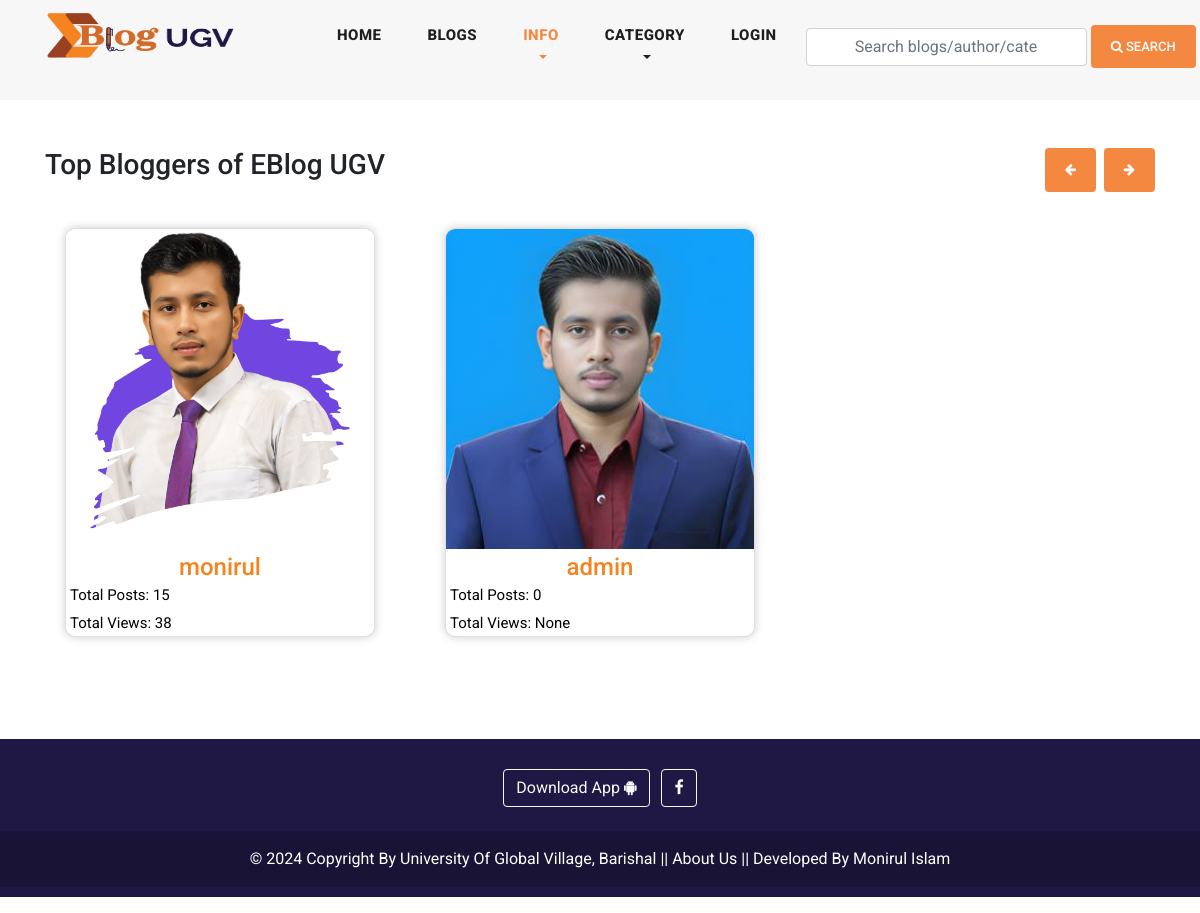
Before: /top-bloggers/ with the older database file.
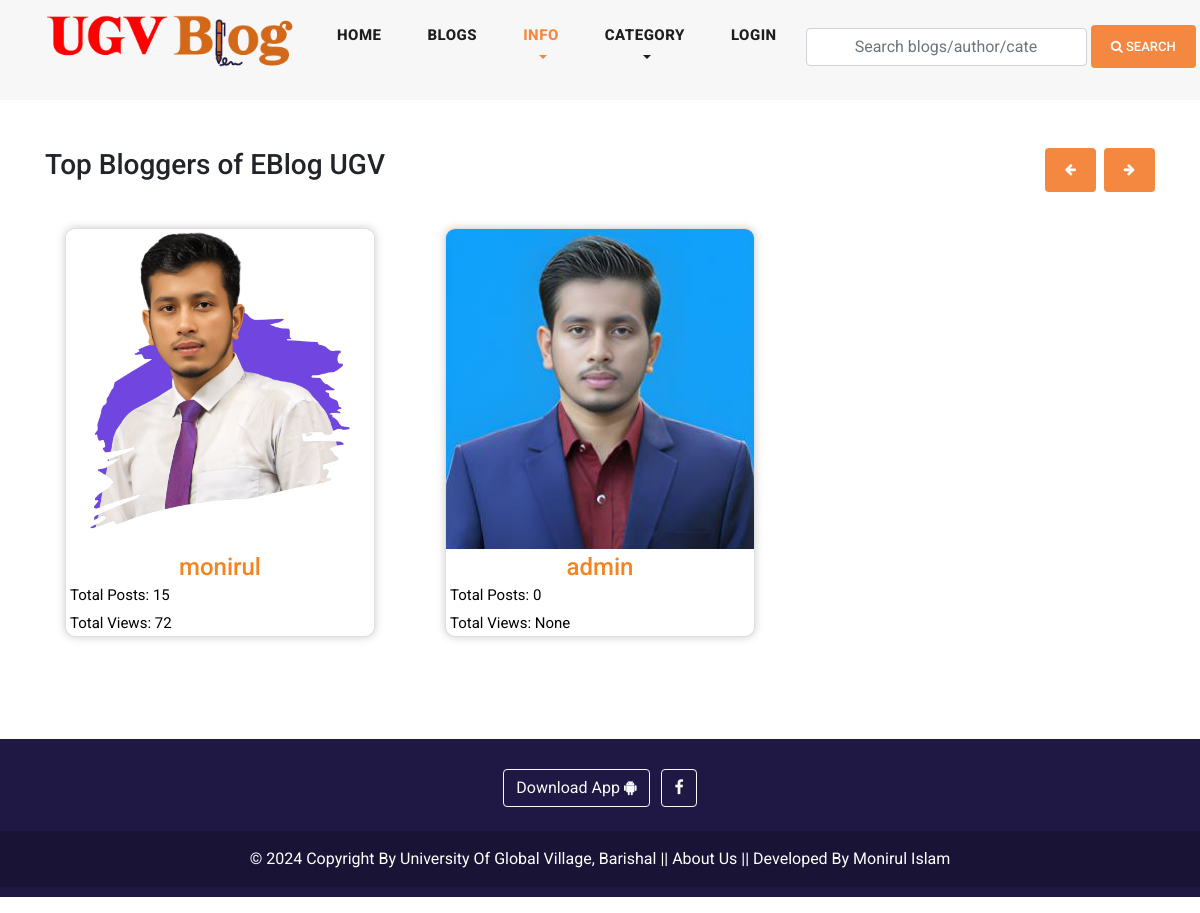
After: the same page with the newer database file.
### blog/models.py (models this page shows, shortened)
class Site(models.Model):
    header_logo = models.ImageField(upload_to="site_info")
    footer_logo = models.ImageField(upload_to="site_info")
    site_name = models.CharField(max_length=25)

### user_profile/models.py (models this page shows, shortened)
class User(AbstractUser):
    email = models.EmailField(
        max_length = 150,
        unique = True,
        error_messages={
            'unique':"The email must be unique for create ",
        }
    )
    profile_image = models.ImageField(
        null = True,
        blank = True,
        upload_to=UploadToPath('users_images'),
    )
    followers = models.ManyToManyField("Follow")
    REQUIRED_FIELDS = ["email"]
    objects = CustomUserManager()

### blog/views.py (the view)
# urls.py: path('top-bloggers/', top_bloggers_view, name='top_bloggers_view'),
def top_bloggers_view(request):
    top_bloggers = get_top_bloggers()
    context = {'top_bloggers': top_bloggers}
    return render(request, 'top_blogger_template.html', context)

### blog/context_processors.py (called while the page is built)
def get_all_categories(request):
    categories = Category.objects.all()[:20]
    category_counts = []
    for category in categories:
        blog_count = Blog.objects.filter(category=category).count()
        if blog_count > 0:  # Only include non-empty categories
            category_counts.append({'category': category, 'blog_count': blog_count})
    context = {
        "categories":categories,
        "category_counts": category_counts,
    }
    return context

def site_info(request):
    site = Site.objects.all()
    context = {
        "site":site,
    }
    return context

def ugv_ads(request):
    latest_ad = Ugv_Ad.objects.all()
    context =  {
        'latest_ad': latest_ad,
    }
    return context

### blog/views.py (called while the page is built)
def get_top_bloggers():
    top_bloggers = (
        User.objects.annotate(
            total_blogs=Count('user_blogs'),
            total_views=Sum('user_blogs__views')
        )
        .order_by('-total_views')[:30]
    )
    return top_bloggers

### user_profile/context_processors.py (called while the page is built, shortened)
def user_notifications(request):
    context = {}
    return context

### templates/top_blogger_template.html (shortened to what this page needs)
{% extends 'base.html' %}
{% load static %}
{% block content %}
<section class="pt-5 ">
    <div class="container">
        <div class="row">
            <div class="col-6">
                <h3 class="mb-3">Top Bloggers of EBlog UGV </h3>
            </div>
            <div class="col-6 text-right">
                <a class="btn btn-primary mb-3 mr-1" href="#carouselExampleIndicators2" role="button" data-slide="prev">
                    <i class="fa fa-arrow-left"></i>
                </a>
                <a class="btn btn-primary mb-3 " href="#carouselExampleIndicators2" role="button" data-slide="next">
                    <i class="fa fa-arrow-right"></i>
                </a>
            </div>
            <div class="col-12">
                <div id="carouselExampleIndicators2" class="carousel slide" data-ride="carousel">
                    <div class="carousel-inner">
                        {% for blogger in top_bloggers %}
                            {% if forloop.first or forloop.counter0|divisibleby:3 %}
                                <div class="carousel-item{% if forloop.first %} active{% endif %}">
                                    <div class="row">
                            {% endif %}
                            <div class="col-md-4 mb-3 ">
                                <div class="card custom-shadow ">
                                    {% if blogger.profile_image %}
                                    <a href="{% url 'view_user_information' blogger.username %}">
                                            <img style="width: 100%; height:320px" class="img" alt="{{blogger.username}}" src="{{ blogger.profile_image.url }}">
                                    </a>
                                            {% else %}
                                            <span class="text-center">User Have no profile img</span>
                                        {% endif %}
                                    <div class="card-body text-center ">
                                        <a style="color: #F5831F;" href="{% url 'view_user_information' blogger.username %}">
                                        <h4 class="card-title">{{ blogger.username }}</h4>
                                        <p class="card-text">Total Posts: {{ blogger.total_blogs }}</p>
                                        <p class="card-text">Total Views: {{ blogger.total_views }}</p>
                                        </a>
                                    </div>
                                </div>
                            </div>
                            {% if forloop.counter|divisibleby:3 or forloop.last %}
                                    </div>
                                </div>
                            {% endif %}
                        {% endfor %}
                    </div>
                </div>
            </div>
        </div>
    </div>
</section>
{% endblock content %}

### templates/base.html (shortened to what this page needs)
{% load static %}
<!DOCTYPE html>
<html lang="en">
<head>
    <link href="{% static 'vendor/bootstrap/css/bootstrap.min.css' %}" rel="stylesheet">
    <link rel="stylesheet" href="{% static 'assets/css/fontawesome.css' %}">
    <link rel="stylesheet" href="{% static 'assets/css/templatemo-stand-blog.css' %}">
    <link rel="stylesheet" href="{% static 'assets/css/owl.css' %}">
    <link rel="stylesheet" href="{% static 'assets/css/main.css' %}">
</head>
<body oncontextmenu="return false;">
{% include 'header.html' %}
{% block content %}
{% endblock content %}
{% include 'footer.html' %}
</body>
</html>

### templates/header.html (shortened to what this page needs)
{% load static %}
<header class="">
    <nav class="navbar navbar-expand-lg">
        <div class="container">
            {% for site_instance in site %}
            <a  class="navbar-brand" href="{% url 'home'  %}"><img draggable="false" style="width: 250px; height: 60px;" src="{{site_instance.header_logo.url}}" alt=""></a>
            {% endfor %}
        <div class="collapse navbar-collapse" id="navbarResponsive">
            <ul class="navbar-nav ml-auto">
            <li class="nav-item {% if request.path == '/' %}active{% endif %}">
                <a class="nav-link" href="{% url 'home' %}">Home
                </a>
            </li>
            <li class="nav-item {% if request.path == '/blogs/' %}active{% endif %}">
                <a class="nav-link" href="{% url 'blogs' %}">Blogs</a>
            </li>
            <li class="nav-item dropdown {% if '/top-bloggers/' in request.path %}active {% elif '/about/' in request.path %} active {% elif '/contact/' in request.path %} active {% elif '/archive/' in request.path %} active {% endif %}  ">
                <a class="nav-link dropdown-toggle" href="#" id="navbarDropdown" role="button" data-toggle="dropdown" aria-haspopup="true" aria-expanded="false">
                  Info
                </a>
            </li>
            <li class="nav-item dropdown {% if '/category_blogs/' in request.path %} active {% endif %}">
                <a class="nav-link dropdown-toggle" href="#" id="navbarDropdown" role="button" data-toggle="dropdown" aria-haspopup="true" aria-expanded="false">
                  Category
                </a>
            </li>
            <li>
                {% if request.user.is_authenticated %}
                <li class="nav-item dropdown {% if '/profile/' in request.path %}active {% elif '/user_notifications/' in request.path %}active {% elif '/wishlist/' in request.path %}active {% elif '/line_chart/' in request.path %}active {% endif %} ">
                    <a class="nav-link dropdown-toggle" href="#" id="navbarDropdown" role="button" data-toggle="dropdown" aria-haspopup="true" aria-expanded="false">
                      {% if request.user.username %}
                      {{request.user.username}}
                      {% endif %}
                    </a>
                    <div class="dropdown-menu" aria-labelledby="navbarDropdown">
                      <a class="dropdown-item {% if '/profile/' in request.path %}active{% endif %}" href="{% url 'profile' %}"><i class="fa fa-user"></i> My Profile</a>
                      <a class="dropdown-item {% if '/user_notifications/' in request.path %}active{% endif %} " href="{% url 'user_notifications' %}"><i class="fa fa-bell"></i>
                        {% if unseen > 0 %}
                        Notifaction ({{unseen}})
                         {% else %}
                        Notification
                        {% endif %}
                        </a>
                      <a class="dropdown-item {% if '/line_chart/' in request.path %}active{% endif %}" href="{% url 'line_chart' %}"><i class="fa fa-history"></i> All Views</a>
                      <a class="dropdown-item {% if '/wishlist/' in request.path %}active{% endif %}" href="{% url 'wishlist' %}"><i class="fa fa-bookmark"></i> Saved Blogs</a>
                      <a class="dropdown-item {% if '/deleted_blogs/' in request.path %}active{% endif %}" href="{% url 'deleted_blogs' %}"><i class="fa fa-trash"></i> Deleted Blogs</a>
                      <a class="dropdown-item" href="{% url 'logout' %}"><i class="fa fa-sign-out" aria-hidden="true"></i> Logout</a>
                    </div>
                </li>
                {% else %}
                <li class="nav-item
                {% if request.path == '/login/' %}active{% endif %}">
                    <a class="nav-link" href="{% url 'login' %}">LOGIN</a>
                </li>
                {% endif %}
            </li>
            </ul>
            <form class="form-inline d-flex flex-nowrap my-2 ml-auto search_form" action="{% url 'search_blogs' %}" method="GET" >
                <input class="form-control px-5" name="search" type="text" placeholder="Search blogs/author/category/tags "  required>
                <button class="btn btn-primary ml-1"><i class="fa fa-search"></i> Search</button>
            </form>
        </div>
        </div>
    </nav>
</header>

### templates/footer.html (shortened to what this page needs)
{% load static %}
{% for site in site %}
<div  class="container-fluid my-3 custom-container">
<footer class=" text-center text-white" style="background-color: #1F1844;">
  <div class="container-fluid p-3 pb-0">
    <section class="mb-1">
      <a class="btn btn-outline-light btn-floating m-1" href="#" role="button"
        >Download App  <i class="fa fa-android"></i
      ></a>
      <a class="btn btn-outline-light btn-floating m-1" href="https://www.facebook.com/ugvbarisal/" role="button"
        ><i class="fa fa-facebook-f"></i
      ></a>
    </section>
  </div>
  <div class="text-center p-3" style="background-color: rgba(0, 0, 0, 0.2);">
    <a  class="text-white" target="_blank" href="https://ugv.edu.bd/">© 2024 Copyright By University Of Global Village, Barishal</a> ||
    <a class="text-white"  href="{% url 'about' %}">About Us</a> ||
    <a class="text-white" target="_blank" href="https://www.facebook.com/moniruldevelopers"> Developed By Monirul Islam</a>
  </div>
</footer>
</div>
{% endfor %}

### static/assets/css/templatemo-stand-blog.css (style rules this page uses)
body { font-family: 'Roboto', sans-serif; overflow-x: hidden; text-rendering: optimizeLegibility; -webkit-font-smoothing: antialiased; -moz-osx-font-smoothing: grayscale; }
p { margin-bottom: 0px; font-size: 15px; font-weight: 400; color: #7a7a7a; line-height: 30px; }
a { text-decoration: none!important; }
ul { padding: 0; margin: 0; list-style: none; }
h1,h2,h3,h4,h5,h6 { margin: 0px; }
header { z-index: 99999; width: 100%; height: 100px; background-color: #f7f7f7; -webkit-transition: all 0.3s ease-in-out 0s; -moz-transition: all 0.3s ease-in-out 0s; -o-transition: all 0.3s ease-in-out 0s; transition: all 0.3s ease-in-out 0s; }
header .navbar { padding: 16px 0px; }
.navbar .navbar-brand { float: left; margin-top: -12px; outline: none; }
#navbarResponsive { z-index: 999; }
.navbar-collapse { text-align: center; }
.navbar .navbar-nav .nav-item { margin: 0px 15px; }
.navbar .navbar-nav a.nav-link { text-transform: capitalize; font-size: 15px; font-weight: 800; text-transform: uppercase; letter-spacing: 0.5px; color: #1e1e1e; transition: all 0.3s; }
.navbar .navbar-nav .nav-link:hover, .navbar .navbar-nav .active>.nav-link, .navbar .navbar-nav .nav-link.active, .navbar .navbar-nav .nav-link.show, .navbar .navbar-nav .show>.nav-link { color: #f48840; }
footer { margin-top: 66px; text-align: center; background-color: #20232e; padding: 10px 0px; }

### static/assets/css/main.css (style rules this page uses)
.btn-primary { display: inline-block; background-color: #f48840; color: #fff; font-size: 13px; font-weight: 500; padding: 12px 20px; text-transform: uppercase; transition: all .3s; border: none; outline: none; }
input, textarea { text-transform: none !important; }
.ml-auto, .mx-auto { margin-left: 3px!important; margin-right: 3px!important; }
.container-fluid { width: 100% !important; margin-right: auto !important; margin-left: auto !important; }
.custom-shadow { box-shadow: 0 4px 8px rgba(0, 0, 0, 0.1); position: relative; overflow: hidden; transition: box-shadow 0.3s ease-in-out; }
.card-body { position: relative; z-index: 2; padding: 0.25rem !important; }
.card-title { line-height: 1.2; margin-bottom: 5px; }
.card-text { line-height: 1.2; margin-bottom: 10px; }
p { text-align: justify !important; color: black !important; }

### templates/top_blogger_template.html (style rules this page uses)
.custom-shadow { box-shadow: 0px 0px 10px 0px rgba(0, 0, 0, 0.2); margin: 20px; border-radius: 10px; background-color: #fff; }

### templates/footer.html (style rules this page uses)
.custom-container { padding-left: 0; padding-right: 0; }

Changed rows visible on the page:
changed Site: header_logo: a different picture
changed User "monirul": total_views "38" → "72"
